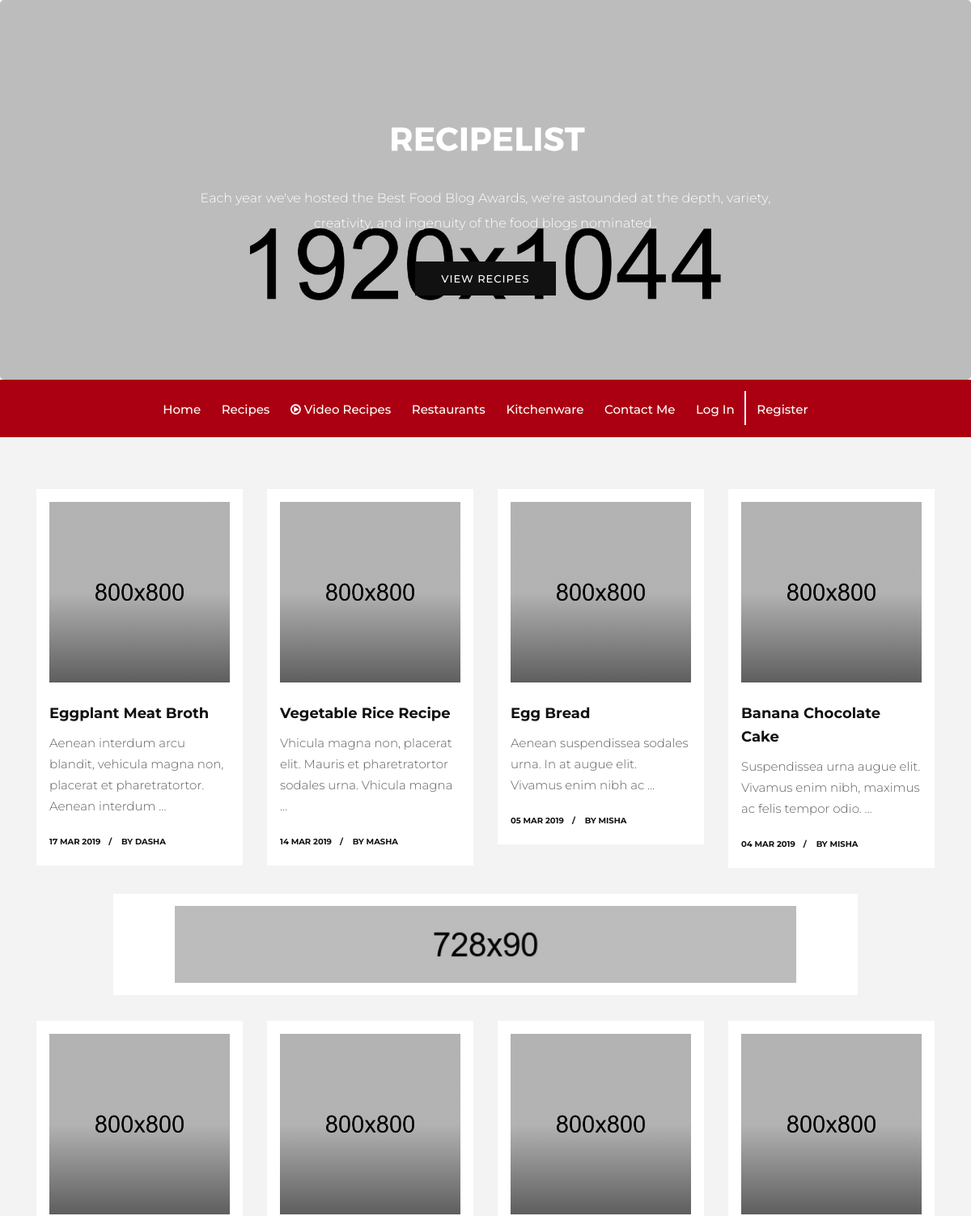
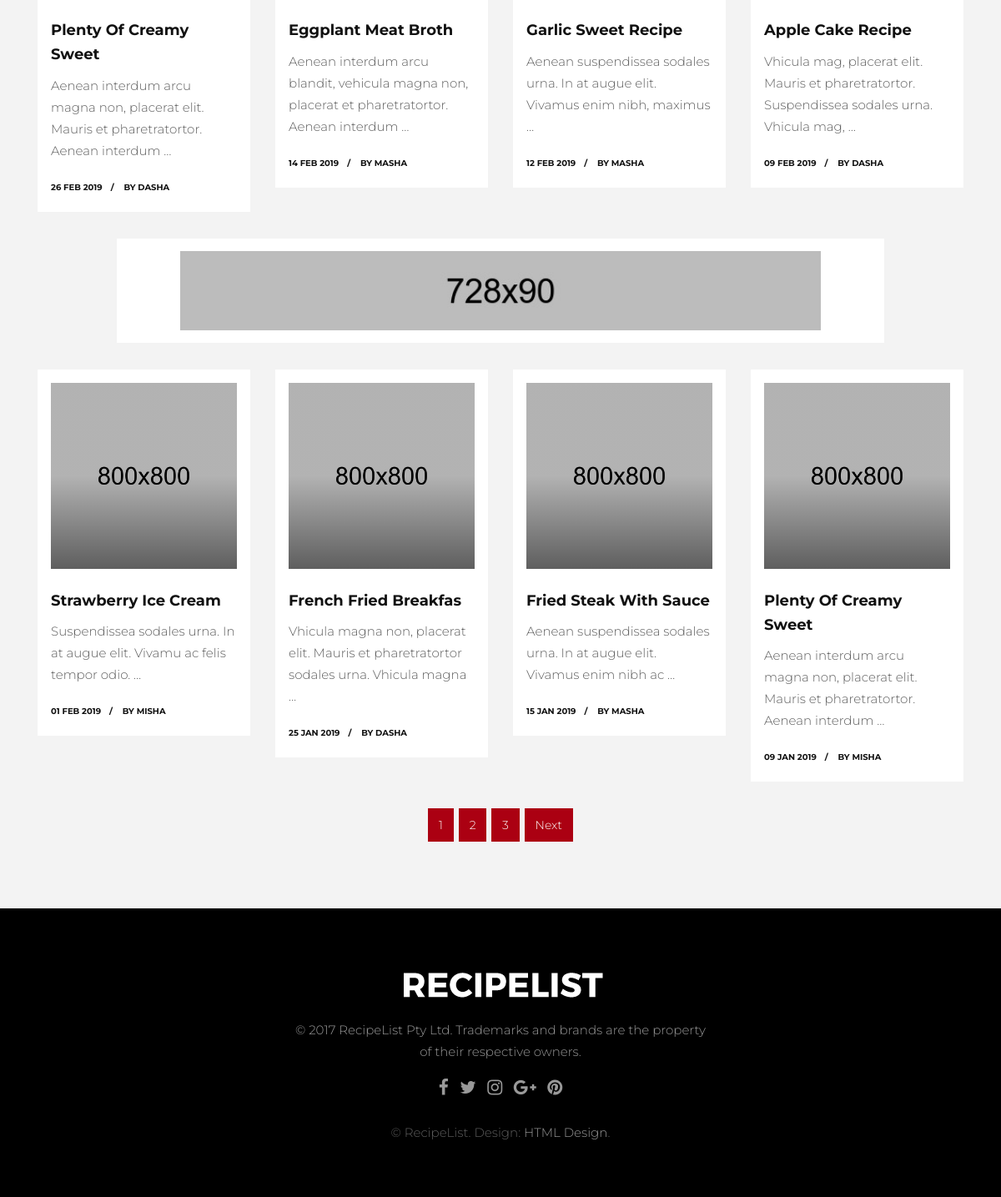
The page / on the database its author committed (2 pictures, top to bottom).
### blog/models.py (models this page shows, shortened)
class Post(models.Model):
    author = models.ForeignKey(settings.AUTH_USER_MODEL, on_delete=models.CASCADE)
    title = models.CharField(max_length=300)
    text = models.TextField()
    created_date = models.DateTimeField(default=tz.now)
    published_date = models.DateTimeField(default=tz.now)
    modified_date = models.DateTimeField()
    n_comments = models.IntegerField(default=10, blank=True, null=True)
    n_pingback = models.IntegerField(default=10, blank=True, null=True)
    rating = models.IntegerField()
    objects = PostManager()
    def n_comments(self):
        return self.comment_set.count()

class MyUser(AbstractUser):
    def auth(self, User):
        pass

### blog/views.py (the view)
# urls.py: path('', views.index, name='index'),
def index(request):
    last_reciepts = get_list_or_404(Post.objects.get_last_reciepts())
    context = {'first_row_reciepts': last_reciepts[:4],
               'second_row_reciepts': last_reciepts[4:8],
               'third_row_reciepts': last_reciepts[8:]
               }
    return render(request, "blog/last_posts.html", context)

### blog/models.py (called while the page is built)
    def get_last_reciepts(self, quant=12):
        return self.filter(modified_date__lte=tz.now()).order_by('-modified_date')[:quant]

### blog/templates/blog/last_posts.html (shortened to what this page needs)
{% extends 'blog/base.html' %}
{% load static %}
{% block content %}
    <div class="row grid-style">
            {% if first_row_reciepts %}
            {% for reciept in first_row_reciepts %}
            <div class="col-lg-3 col-md-6 col-sm-12 col-xs-12">
                <div class="blog-box">
                    <div class="post-media">
                        <a href="food-single.html" title="">
                            <img src="{% static 'blog/upload/blog_square_10.jpg' %}" alt="" class="img-fluid">
                            <div class="hovereffect"></div>
                        </a>
                    </div>
                    <div class="blog-meta big-meta">
                        <h4><a href="{% url 'detail' reciept.id %}" title="">{{ reciept.title|title }}</a></h4>
                        <p>{{ reciept.text | truncatewords:12 }}</p>
                        <small><a href="{% url 'detail' reciept.id %}" title="">{{ reciept.modified_date | date:'d M Y' }}</a></small>
                        <small><a href="#" title="">by {{ reciept.author }}</a></small>
                    </div>
                </div>
            </div>
            {% endfor %}
        </div>
        <div class="row">
            <div class="col-lg-10 offset-lg-1">
                <div class="banner-spot clearfix">
                    <div class="banner-img">
                        <img src="{% static 'blog/upload/banner_06.jpg' %}" alt="" class="img-fluid">
                    </div>
                </div>
            </div>
        </div>
        {% endif %}
        <div class="row grid-style">
         {% if second_row_reciepts %}
         {% for reciept in second_row_reciepts %}
            <div class="col-lg-3 col-md-6 col-sm-12 col-xs-12">
                <div class="blog-box">
                    <div class="post-media">
                        <a href="food-single.html" title="">
                            <img src="{% static 'blog/upload/blog_square_10.jpg' %}" alt="" class="img-fluid">
                            <div class="hovereffect"></div>
                        </a>
                    </div>
                    <div class="blog-meta big-meta">
                        <h4><a href="{% url 'detail' reciept.id %}" title="">{{ reciept.title | title}}</a></h4>
                        <p>{{ reciept.text | truncatewords:12}}</p>
                        <small><a href="{% url 'detail' reciept.id %}" title="">{{ reciept.modified_date | date:'d M Y' }}</a></small>
                        <small><a href="#" title="">by {{ reciept.author }}</a></small>
                    </div>
                </div>
            </div>
            {% endfor %}
            </div>
        <div class="row">
            <div class="col-lg-10 offset-lg-1">
                <div class="banner-spot clearfix">
                    <div class="banner-img">
                        <img src="{% static 'blog/upload/banner_06.jpg' %}" alt="" class="img-fluid">
                    </div>
                </div>
            </div>
        </div>
        {% endif %}
        <div class="row grid-style">
        {% if third_row_reciepts %}
        {% for reciept in third_row_reciepts %}
        <div class="col-lg-3 col-md-6 col-sm-12 col-xs-12">
            <div class="blog-box">
                <div class="post-media">
                    <a href="food-single.html" title="">
                        <img src="{% static 'blog/upload/blog_square_10.jpg' %}" alt="" class="img-fluid">
                        <div class="hovereffect"></div>
                    </a>
                </div>
                <div class="blog-meta big-meta">
                    <h4><a href="{% url 'detail' reciept.id %}" title="">{{ reciept.title | title }}</a></h4>
                    <p>{{ reciept.text | truncatewords:12 }}</p>
                    <small><a href="{% url 'detail' reciept.id %}" title="">{{ reciept.modified_date | date:'d M Y' }}</a></small>
                    <small><a href="#" title="">by {{ reciept.author }}</a></small>
                </div>
            </div>
        </div>
        {% endfor %}
        {% endif %}
        </div>
        <div class="row">
            <div class="col-md-12 text-center">
                <nav aria-label="Page navigation">
                    <ul class="pagination justify-content-center">
                        <li class="page-item"><a class="page-link" href="#">1</a></li>
                        <li class="page-item"><a class="page-link" href="#">2</a></li>
                        <li class="page-item"><a class="page-link" href="#">3</a></li>
                        <li class="page-item">
                            <a class="page-link" href="#">Next</a>
                        </li>
                    </ul>
                </nav>
            </div>
        </div>
{% endblock %}

### blog/static/blog/style.css (style rules this page uses)
body { font-size: 15px; line-height: 26px; background-color: #ffffff; }
h1, h2, h3, h4, h5, body, p, .topbar-section, .navbar-inverse .navbar-nav .nav-link, .header .dropdown-menu, .navbar-nav .nav-link { font-family: 'Roboto', serif; }
h1, h2, h3, h4, h5, h6 { font-weight: 700; line-height: 1.4; color: #111111; }
h4 { font-size: 19px; line-height: 29px; margin-bottom: 14px }
a { color: #111111; }
body, p { color: #5e5e5e; }
p { margin-bottom: 26px; font-size: 15px; line-height: 26px; }
a { text-decoration: none !important; }
.post-media img { width: 100%; }
.post-media img, .masonry-box img { -webkit-transition: all .3s ease-in-out; -moz-transition: all .3s ease-in-out; -ms-transition: all .3s ease-in-out; -o-transition: all .3s ease-in-out; transition: all .3s ease-in-out; -webkit-transform: scale(1); -moz-transform: scale(1); -ms-transform: scale(1); -o-transform: scale(1); transform: scale(1); }
.page-link { background-color: #edeff2 !important; border: 0 dashed #e2e2e2; border-radius: 0; color: #a3a5a8 !important; display: block; font-size: 14px; line-height: 1; margin-left: 6px; padding: 0.8rem 0.8rem; position: relative; text-transform: capitalize; }
.page-item:first-child .page-link { margin-left: 0; border-radius: 0; }
.page-item:last-child .page-link { border-radius: 0; }
.banner-spot { background: #edeff2 url("images/ads-bg.png") no-repeat scroll center right / auto 100%; clear: both; display: block; height: auto; margin: 0 auto; padding: 15px; position: relative; }
.banner-img img { margin: auto; text-align: center; max-width: 768px; float: none; width: 100%; display: block; }
.blog-meta h4 { padding: 1rem 0 0.5rem; margin: 0; font-size: 21px; }
.blog-meta.big-meta h4 { padding: 1rem 0 0.6rem; margin: 0; font-size: 28px; }
.blog-meta.big-meta p { margin-bottom: 0.5rem; padding-bottom: 0; }
.blog-meta small { font-size: 11px; display: inline-block; margin-bottom: 0; padding-bottom: 0; color: #111111; font-weight: bold; text-transform: uppercase; margin-right: 0.5rem; }
.blog-meta small:after { content: "/"; padding-left: 1rem; }
.blog-meta small:last-child:after { content: "" }
.post-media { position: relative; overflow: hidden; }
.hovereffect { position: absolute; top: 0; opacity: 0; left: 0; right: 0; bottom: 0; background-color: rgba(0, 0, 0, 0.2); -webkit-transition: all .3s ease-in-out; -moz-transition: all .3s ease-in-out; -ms-transition: all .3s ease-in-out; -o-transition: all .3s ease-in-out; transition: all .3s ease-in-out; zoom: 1; filter: alpha(opacity=0); opacity: 0.5; background: -moz-linear-gradient(0deg, rgba(0, 0, 0, 1) 0%, rgba(0, 0, 0, 0.1) 50%); background: -webkit-linear-gradient(0deg, rgba(0, 0, 0, 1) 0%, rgba(0, 0, 0, 0.1) 50%); background: linear-gradient(0deg, rgba(0, 0, 0, 1) 0%, rgba(0, 0, 0, 0.1) 50%); filter: progid: DXImageTransform.Microsoft.gradient( startColorstr='#000000', endColorstr='#00000000', GradientType=1); }

### blog/static/blog/css/version/food.css (style rules this page uses)
h1, h2, h3, h4, h5, body, p, .topbar-section, .navbar-inverse .navbar-nav .nav-link, .header .dropdown-menu, .navbar-nav .nav-link { font-family: 'Montserrat', serif; }
body, p { font-weight: 300; }
.blog-box { padding: 1rem; background-color: #ffffff; }
.blog-meta.big-meta h4 { font-size: 18px; margin-top: 0; padding-top: 0.5rem; }
.blog-meta.big-meta p { margin-bottom: 1rem; }
.blog-meta small { font-size: 10px !important; }
.blog-meta small::after { padding-left: 10px; }
.banner-spot { background: #fff none no-repeat scroll right center / auto 100%; }
.tag-cloud-single span, .detail.nonveg, .page-link, .page-link:hover, .btn:hover, .btn:focus, .dmtop, .btn-primary.disabled, .btn-primary:disabled, .header .dropdown-item:hover, .header .dropdown-item:focus, .dropdown-item:hover, .dropdown-item:focus, .header { color: #ffffff !important; background-color: #ab0012 !important; border-color: #ab0012 !important; box-shadow: 0 !important; }

### rows shown on the page
Post: title "Eggplant Meat Broth", text "Aenean interdum arcu blandit, vehicula magna non, placerat et pharetratortor. Aenean interdum …", modified_date "17 MAR 2019", author "DASHA"
Post: title "Vegetable Rice Recipe", text "Vhicula magna non, placerat elit. Mauris et pharetratortor sodales urna. Vhicula magna …", modified_date "14 MAR 2019", author "MASHA"
Post: title "Egg Bread", text "Aenean suspendissea sodales urna. In at augue elit. Vivamus enim nibh ac …", modified_date "05 MAR 2019", author "MISHA"
Post: title "Banana Chocolate Cake", text "Suspendissea urna augue elit. Vivamus enim nibh, maximus ac felis tempor odio. …", modified_date "04 MAR 2019", author "MISHA"
Post: title "Plenty Of Creamy Sweet", text "Aenean interdum arcu magna non, placerat elit. Mauris et pharetratortor. Aenean interdum …", modified_date "26 FEB 2019", author "DASHA"
Post: title "Eggplant Meat Broth", text "Aenean interdum arcu blandit, vehicula magna non, placerat et pharetratortor. Aenean interdum …", modified_date "14 FEB 2019", author "MASHA"
Post: title "Garlic Sweet Recipe", text "Aenean suspendissea sodales urna. In at augue elit. Vivamus enim nibh, maximus …", modified_date "12 FEB 2019", author "MASHA"
Post: title "Apple Cake Recipe", text "Vhicula mag, placerat elit. Mauris et pharetratortor. Suspendissea sodales urna. Vhicula mag, …", modified_date "09 FEB 2019", author "DASHA"
Post: title "Strawberry Ice Cream", text "Suspendissea sodales urna. In at augue elit. Vivamu ac felis tempor odio. …", modified_date "01 FEB 2019", author "MISHA"
Post: title "French Fried Breakfas", text "Vhicula magna non, placerat elit. Mauris et pharetratortor sodales urna. Vhicula magna …", modified_date "25 JAN 2019", author "DASHA"
Post: title "Fried Steak With Sauce", text "Aenean suspendissea sodales urna. In at augue elit. Vivamus enim nibh ac …", modified_date "15 JAN 2019", author "MASHA"
Post: title "Plenty Of Creamy Sweet", text "Aenean interdum arcu magna non, placerat elit. Mauris et pharetratortor. Aenean interdum …", modified_date "09 JAN 2019", author "MISHA"
